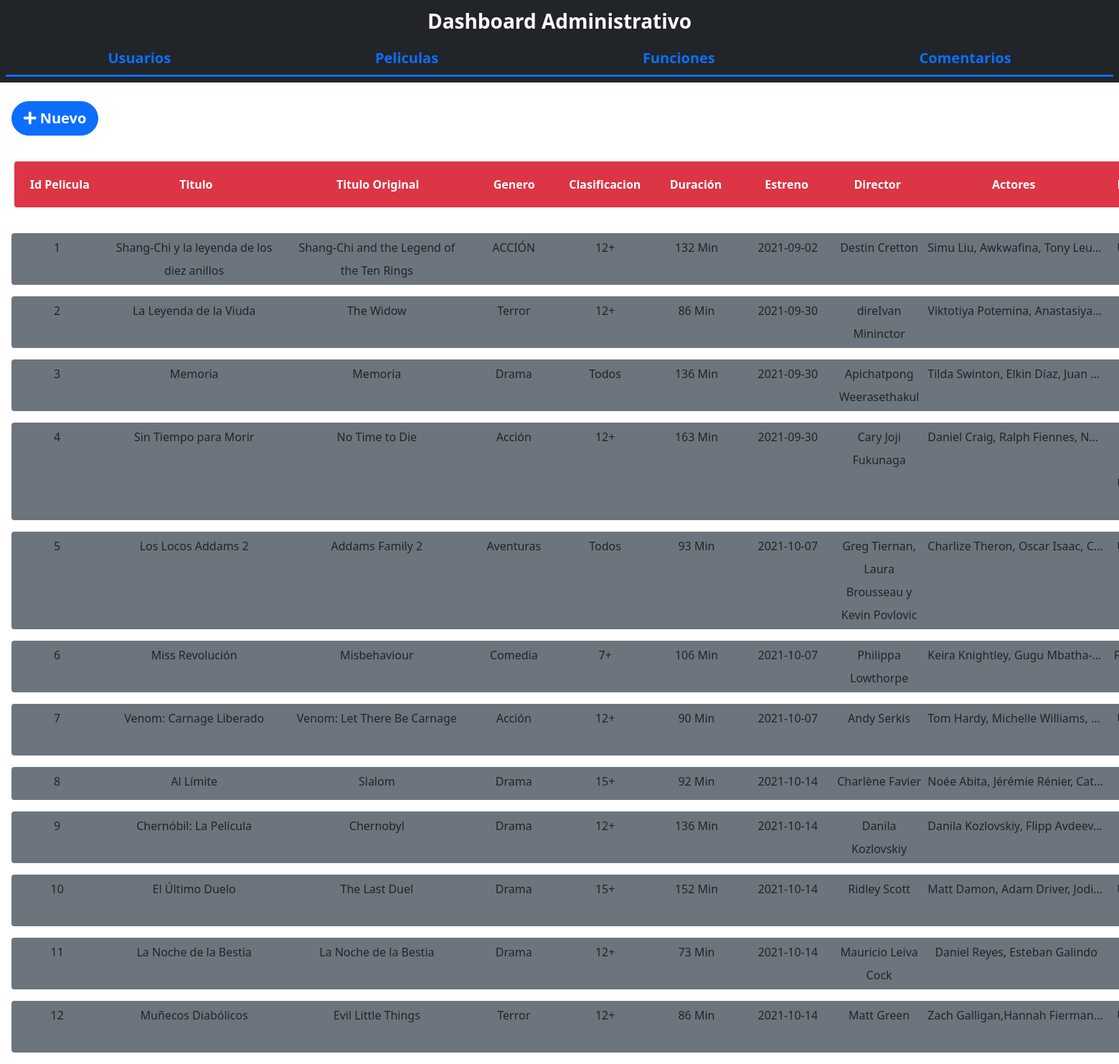
Before: /peliculas/ with the older database file.
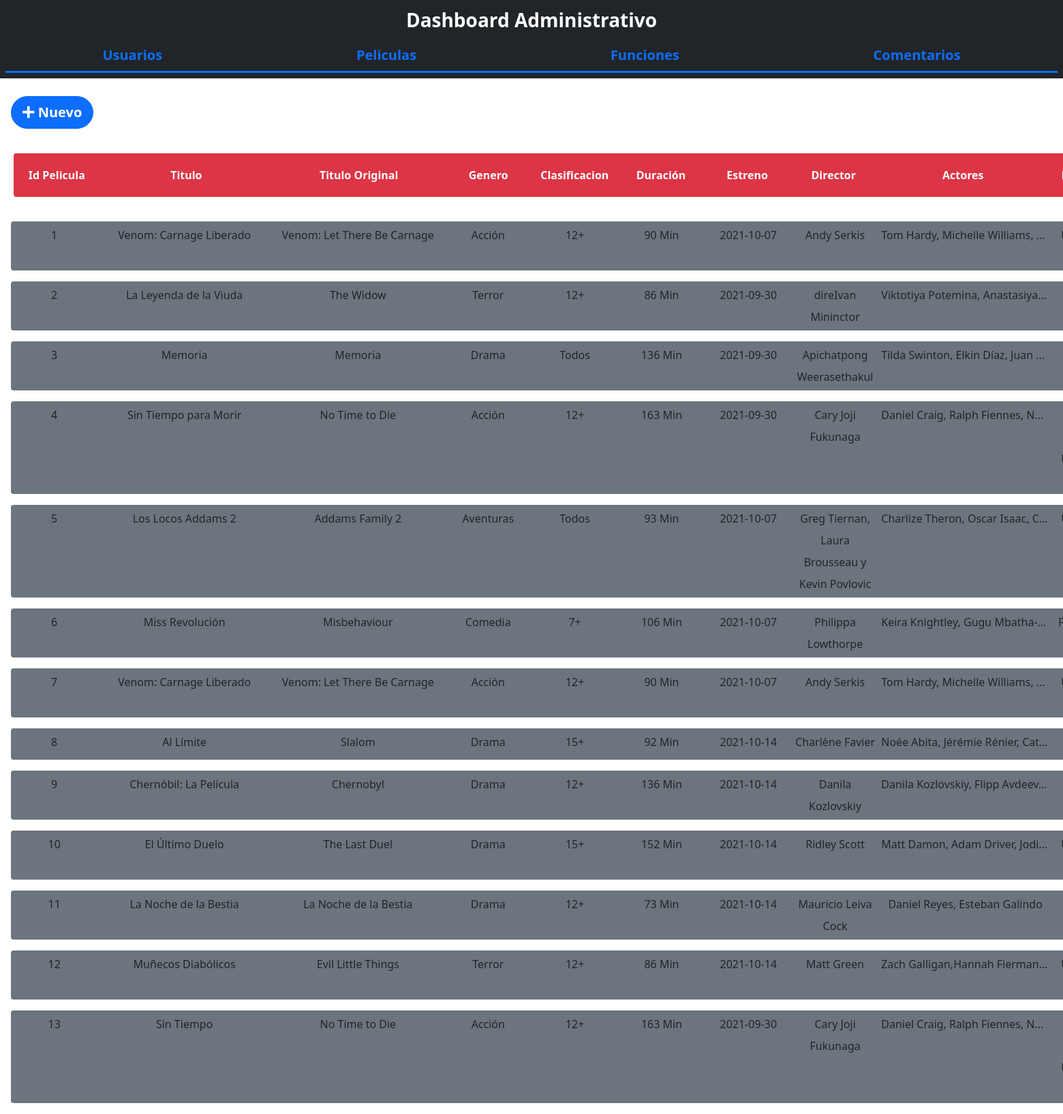
After: the same page with the newer database file.
### tables this page shows
CREATE TABLE Pelicula (idPelicula INTEGER PRIMARY KEY AUTOINCREMENT NOT NULL, titulo TEXT NOT NULL, titulo_original TEXT NOT NULL, genero TEXT NOT NULL, clasificacion TEXT NOT NULL, duracion TEXT NOT NULL, estreno DATE NOT NULL, director TEXT NOT NULL, actores TEXT NOT NULL, pais_origen TEXT NOT NULL, descripcion TEXT NOT NULL, imagen TEXT NOT NULL, trailer TEXT NOT NULL, calificacion TEXT, votos TEXT);

### pelicula/__init__.py (the view)
@pelicula_blueprint.route('/peliculas/')
def verPelicula():
    peliculas = sql_select_peliculas()
    return render_template('peliculas.html', peliculas=peliculas)

### database/dbPelicula.py (called while the page is built)
def sql_connection():
    try:
        con = sqlite3.connect('dataCine.db')
        return con
    except Error as err:
        print(err)

def sql_select_peliculas():
    try:
        sql = "select * from pelicula;"
        con = sql_connection()
        cursorObj = con.cursor()
        cursorObj.execute(sql)
        peliculas = cursorObj.fetchall()
        return peliculas
    except Error as err:
        print(err)

### pelicula/templates/peliculas.html (shortened to what this page needs)
{% extends "dashboard.html" %}
{% block item%}
<a class="btn btn-primary btn-lg rounded-pill fw-bold m-3" href="{{ url_for('pelicula_blueprint.crearPelicula') }}" role="button">
    <i class="fas fa-plus"></i> Nuevo</a>
<div class="lh-lg p-1">
    <div class="d-flex flex-row flex-nowrap bd-highlight m-3 text-center fw-bolder text-white">
        <div class="col-1 bg-danger py-3 rounded-start">
            <div>Id Pelicula</div>
        </div>
        <div class="col-2 bg-danger py-3">
            <div>Titulo</div>
        </div>
        <div class="col-2 bg-danger py-3">
            <div>Titulo Original</div>
        </div>
        <div class="col-1 bg-danger py-3">
            <div>Genero</div>
        </div>
        <div class="col-1 bg-danger py-3">
            <div>Clasificacion</div>
        </div>
        <div class="col-1 bg-danger py-3">
            <div>Duración</div>
        </div>
        <div class="col-1 bg-danger py-3">
            <div>Estreno</div>
        </div>
        <div class="col-1 bg-danger py-3">
            <div>Director</div>
        </div>
        <div class="col-2 bg-danger py-3">
            <div class="text-truncate">Actores</div>
        </div>
        <div class="col-1 bg-danger py-3">
            <div>Pais Origen</div>
        </div>
    </div>
</div>
{%for p in peliculas%}
<div class="d-flex flex-row flex-nowrap bd-highlight m-3 text-center" style="z-index: 1;">
    <div class="col-1 bg-secondary lh-lg p-1 rounded-start">
        <div>{{ p[0] }}</div>
    </div>
    <div class="col-2 bg-secondary lh-lg p-1">
        <div>{{ p[1] }}</div>
    </div>
    <div class="col-2 bg-secondary lh-lg p-1">
        <div>{{ p[2] }}</div>
    </div>
    <div class="col-1 bg-secondary lh-lg p-1">
        <div>{{ p[3] }}</div>
    </div>
    <div class="col-1 bg-secondary lh-lg p-1">
        <div>{{ p[4] }}</div>
    </div>
    <div class="col-1 bg-secondary lh-lg p-1">
        <div>{{ p[5] }}</div>
    </div>
    <div class="col-1 bg-secondary lh-lg p-1">
        <div>{{ p[6] }}</div>
    </div>
    <div class="col-1 bg-secondary lh-lg p-1">
        <div>{{ p[7] }}</div>
    </div>
    <div class="col-2 bg-secondary lh-lg p-1">
        <div class="text-truncate">{{ p[8]}}</div>
    </div>
    <div class="col-1 bg-secondary lh-lg p-1">
        <div>{{ p[9] }}</div>
    </div>
</div>
{% endfor %}
{% endblock %}

### templates/dashboard.html
{%extends 'base.html'%}
{% block contenido%}
<div class="fixed-top bg-dark" style="z-index: 2;">
    <p class="fs-3 fw-bolder text-center text-white m-2">Dashboard Administrativo</p>
    <ul class="nav nav-pills nav-fill border-bottom border-3 border-primary m-2">
        <li class="nav-item">
            <a class="nav-link fs-5 fw-bold text-center" aria-current="page"
                href="{{ url_for('usuario_blueprint.verUsuarios') }}">Usuarios</a>
        </li>
        <li class="nav-item">
            <a class="nav-link fs-5 fw-bold text-center" aria-current="page"
                href="{{ url_for('pelicula_blueprint.verPelicula') }}">Peliculas</a>
        </li>
        <li class="nav-item">
            <a class="nav-link fs-5 fw-bold text-center" aria-current="page"
                href="{{ url_for('funcion_blueprint.verFuncion') }}">Funciones</a>
        </li>
        <li class="nav-item">
            <a class="nav-link fs-5 fw-bold text-center" aria-current="page"
                href="{{ url_for('comentario_blueprint.verComentarios') }}">Comentarios</a>
        </li>
    </ul>
</div>
<div class="" style="height: 125px; z-index: 3;"></div>
{% block item%}
{% endblock %}
{% endblock %}

### templates/base.html (shortened to what this page needs)
<!DOCTYPE html>
<html lang="en">
<head>
    <link rel="stylesheet" href="https://pro.fontawesome.com/releases/v5.10.0/css/all.css"
 />
    <link href="https://cdn.jsdelivr.net/npm/bootstrap@5.0.2/dist/css/bootstrap.min.css" rel="stylesheet"
>
</head>
<body>
    {% block contenido %}
    {% endblock %}
</body>
</html>

Changed rows visible on the page:
changed Pelicula id 1: titulo "Shang-Chi y la leyenda de los diez anillos" → "Venom: Carnage Liberado"; titulo_original "Shang-Chi and the Legend of the Ten Rings" → "Venom: Let There Be Carnage"; genero "ACCIÓN" → "Acción"; duracion "132 Min" → "90 Min"; estreno "2021-09-02" → "2021-10-07"; director "Destin Cretton" → "Andy Serkis"; actores "Simu Liu, Awkwafina, Tony Leu…" → "Tom Hardy, Michelle Williams,…"
added Pelicula: idPelicula "13", titulo "Sin Tiempo", titulo_original "No Time to Die", genero "Acción", clasificacion "12+", duracion "163 Min", estreno "2021-09-30", director "Cary Joji Fukunaga", actores "Daniel Craig, Ralph Fiennes, Na…"
